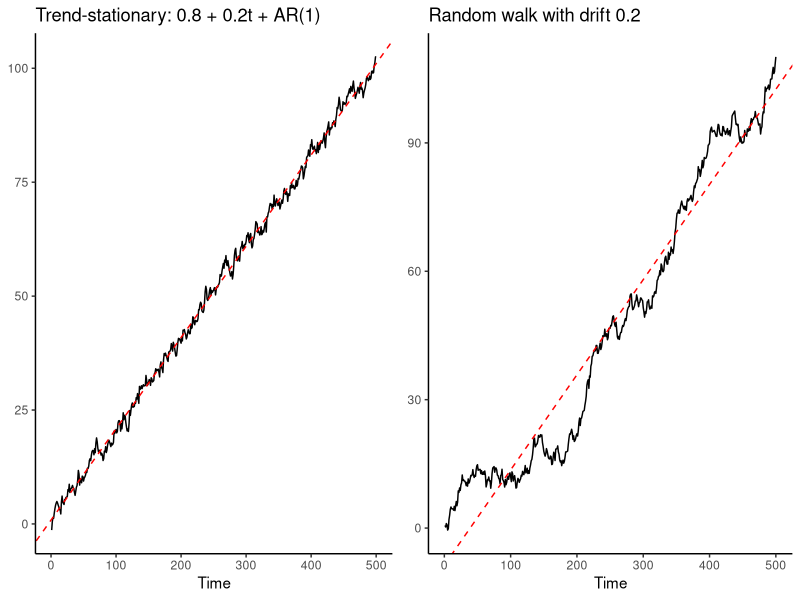
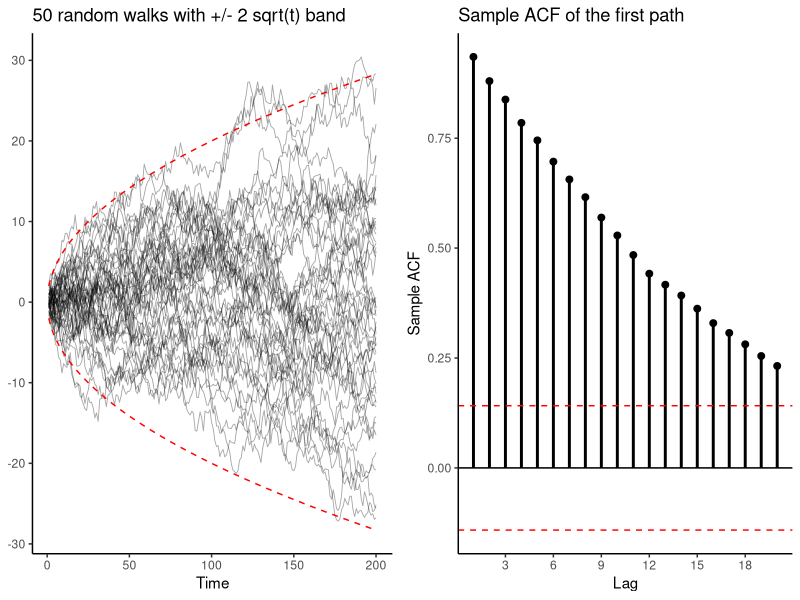
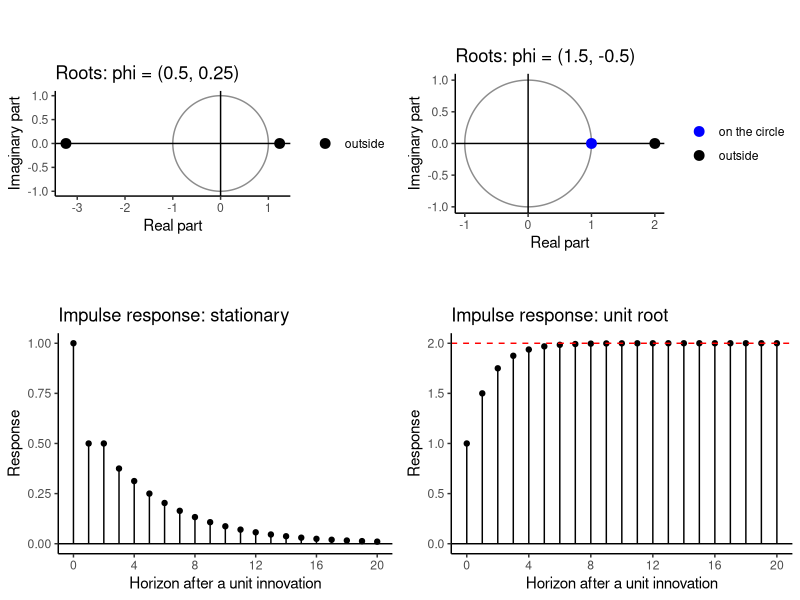
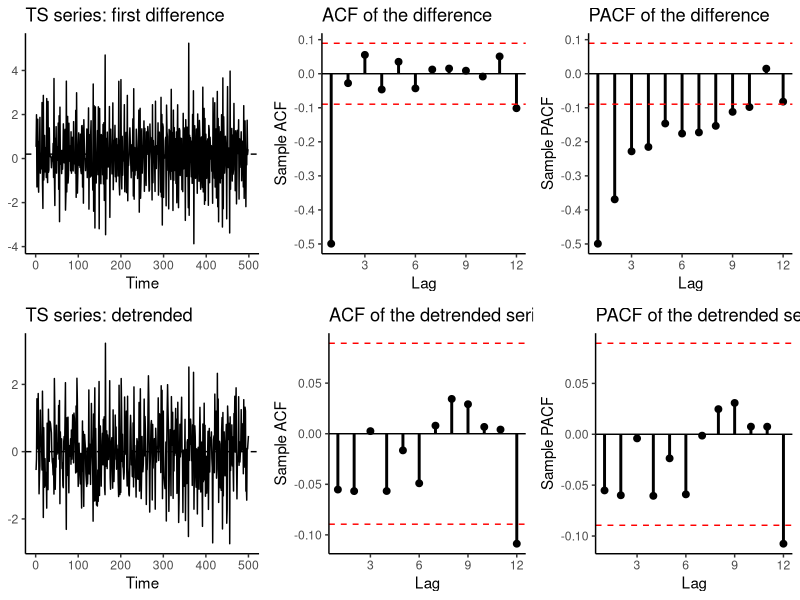
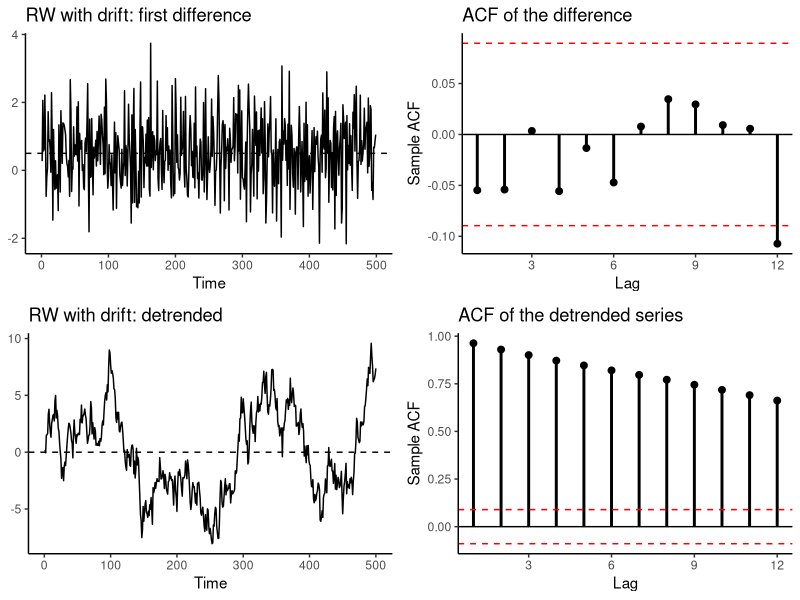
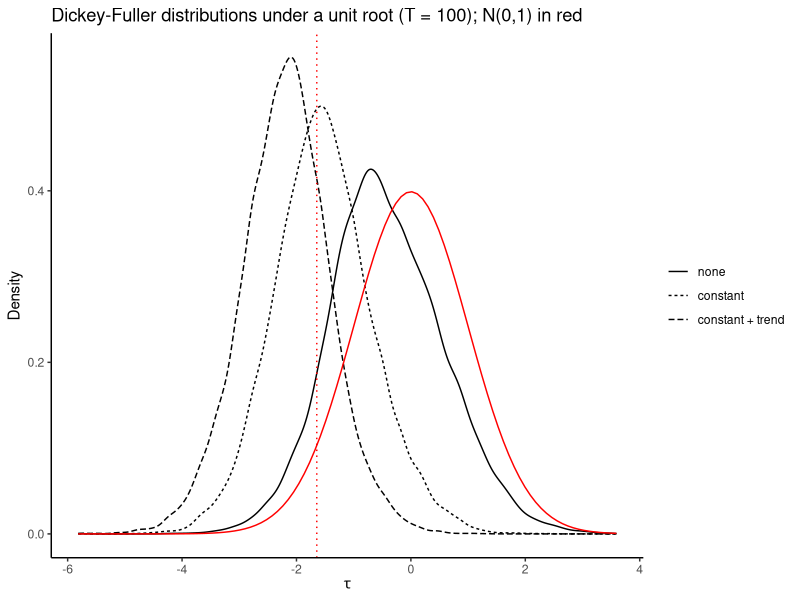
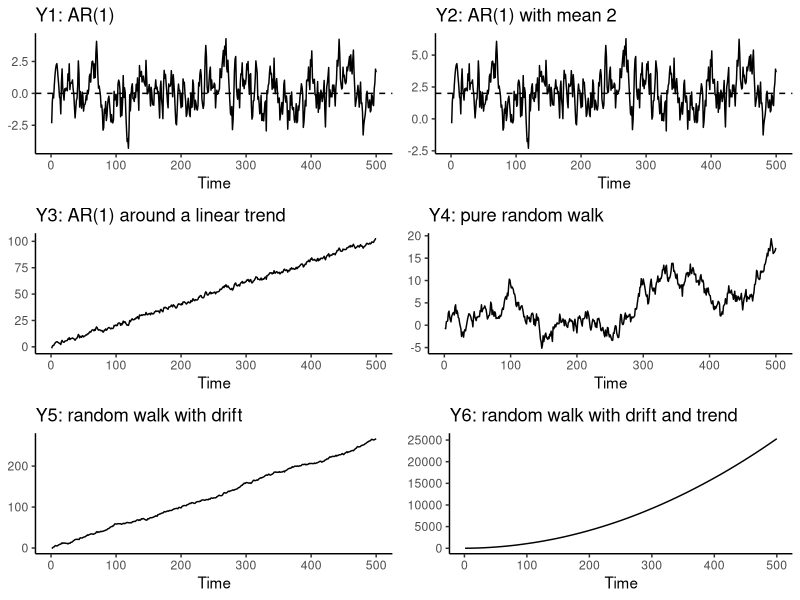
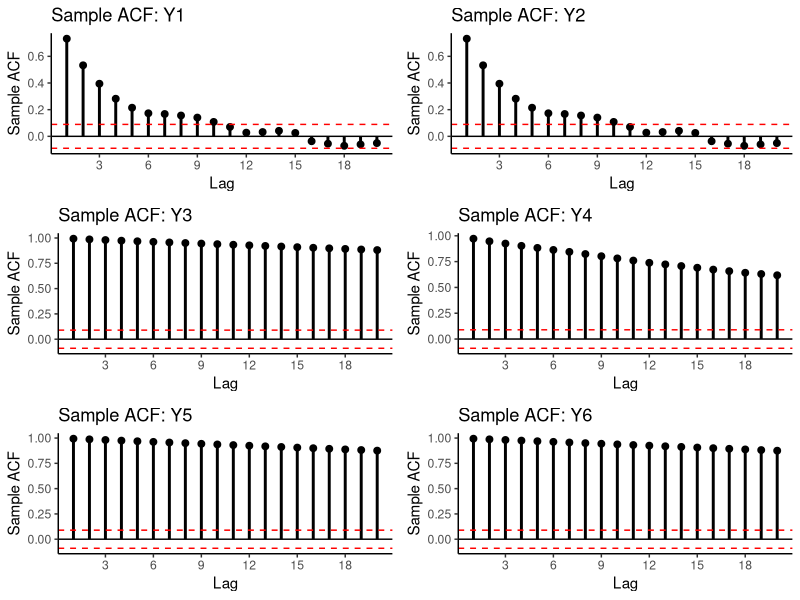

These figures' R source, in order:
## ---- chunk 1
#| echo: false
#| include: false
# ------------------------------------------------------------------
# Setup: libraries and the helpers used throughout the deck.
# (Hidden — the plotting helpers of Lectures 6-9 plus this lecture's
#  unit-root helpers, as in the lecture notebook.)
# ------------------------------------------------------------------
suppressPackageStartupMessages({
  library(ggplot2)
  library(gridExtra)
  library(urca)        # ur.df, ur.pp, ur.kpss, ur.ers, ur.za, punitroot (Pfaff 2008)
})

# Time-series line plot; optional dashed reference line at the mean.
ts_plot <- function(x, mu = NULL, title = NULL) {
  time_idx <- if (is.ts(x)) as.numeric(time(x)) else seq_along(x)
  df <- data.frame(time = time_idx, value = as.numeric(x))
  p <- ggplot(df, aes(time, value)) +
    theme_classic() + geom_line() + labs(x = "Time", y = NULL, title = title)
  if (!is.null(mu)) p <- p + geom_hline(yintercept = mu, linetype = "dashed")
  p
}

# Sample ACF with approximate +/- 2/sqrt(T) bands (lag 0 dropped).
sample_acf_plot <- function(x, L = 20, title = NULL, by = 3) {
  a  <- acf(x, plot = FALSE, lag.max = L)
  df <- data.frame(lag = as.numeric(a$lag)[-1], acf = as.numeric(a$acf)[-1])
  b  <- 2 / sqrt(length(x))
  ggplot(df, aes(lag, acf)) + theme_classic() +
    geom_hline(yintercept = 0) +
    geom_segment(aes(xend = lag, y = 0, yend = acf), linewidth = 1) +
    geom_point(size = 2) +
    geom_hline(yintercept = c(b, -b), linetype = "dashed", colour = "red") +
    scale_x_continuous(breaks = seq(0, L, by = by)) +
    labs(x = "Lag", y = "Sample ACF", title = title)
}

# Sample PACF with the same bands.
sample_pacf_plot <- function(x, L = 20, title = NULL, by = 3) {
  a  <- pacf(x, plot = FALSE, lag.max = L)
  df <- data.frame(lag = as.numeric(a$lag), acf = as.numeric(a$acf))
  b  <- 2 / sqrt(length(x))
  ggplot(df, aes(lag, acf)) + theme_classic() +
    geom_hline(yintercept = 0) +
    geom_segment(aes(xend = lag, y = 0, yend = acf), linewidth = 1) +
    geom_point(size = 2) +
    geom_hline(yintercept = c(b, -b), linetype = "dashed", colour = "red") +
    scale_x_continuous(breaks = seq(0, L, by = by)) +
    labs(x = "Lag", y = "Sample PACF", title = title)
}

# Theoretical impulse response = Wold coefficients psi_0 = 1, psi_1, psi_2, ...
irf_plot <- function(ar = numeric(0), ma = numeric(0), h = 20, title = NULL) {
  psi <- c(1, ARMAtoMA(ar = ar, ma = ma, lag.max = h))
  df  <- data.frame(horizon = 0:h, response = psi)
  ggplot(df, aes(horizon, response)) + theme_classic() +
    geom_hline(yintercept = 0) +
    geom_segment(aes(xend = horizon, y = 0, yend = response)) +
    geom_point() +
    scale_x_continuous(breaks = seq(0, h, by = 4)) +
    labs(x = "Horizon after a unit innovation", y = "Response", title = title)
}

# Roots of a lag polynomial with the unit circle; roots ON the circle are blue.
roots_plot <- function(roots, title = NULL, tol = 1e-6) {
  theta <- seq(0, 2 * pi, length.out = 400)
  circ  <- data.frame(x = cos(theta), y = sin(theta))
  where <- ifelse(abs(Mod(roots) - 1) < tol, "on the circle",
                  ifelse(Mod(roots) > 1, "outside", "inside"))
  df    <- data.frame(Real = Re(roots), Imaginary = Im(roots), where = where)
  ggplot() + theme_classic() +
    geom_path(data = circ, aes(x, y), colour = "grey55") +
    geom_hline(yintercept = 0) + geom_vline(xintercept = 0) +
    geom_point(data = df, aes(Real, Imaginary, colour = where), size = 3) +
    scale_colour_manual(values = c(outside = "black", inside = "red",
                                   `on the circle` = "blue"), name = NULL) +
    coord_equal() +
    labs(x = "Real part", y = "Imaginary part", title = title)
}

# A series and its sample ACF side by side: the first two pictures to look at.
ts_acf_panel <- function(x, title = NULL, L = 20, mu = NULL) {
  grid.arrange(ts_plot(x, mu = mu, title = title),
               sample_acf_plot(x, L = L, title = "Sample ACF"), ncol = 2)
}

# A series with its fitted OLS trend line (red, dashed).
with_trend <- function(y, title) {
  tt  <- seq_along(y)
  fit <- lm(y ~ tt)
  ts_plot(y, title = title) +
    geom_abline(intercept = coef(fit)[1], slope = coef(fit)[2],
                colour = "red", linetype = "dashed")
}

# How often a series crosses its fitted OLS trend line.
crossings <- function(y) {
  tt <- seq_along(y)
  sum(diff(sign(residuals(lm(y ~ tt)))) != 0)
}

# (Augmented) Dickey-Fuller test with urca::ur.df(), reported the way we read it:
# the test regression, each statistic against its 5% critical value, and for tau
# the MacKinnon (1996) p-value for the actual number of observations.
df_report <- function(y, type = c("none", "drift", "trend"), lags = 0,
                      selectlags = c("Fixed", "AIC", "BIC"), label = NULL) {
  type <- match.arg(type); selectlags <- match.arg(selectlags)
  fit  <- ur.df(as.numeric(y), type = type, lags = lags, selectlags = selectlags)
  co   <- summary(fit)@testreg$coefficients[, 1:3, drop = FALSE]
  rn   <- sub("^z.diff.lag$", "z.diff.lag1", rownames(co))
  rn   <- sub("^z.diff.lag(\\d+)$", "alpha\\1", rn)
  rn[rn == "(Intercept)"] <- "c"; rn[rn == "z.lag.1"] <- "gamma"; rn[rn == "tt"] <- "delta (trend)"
  rownames(co) <- rn
  id   <- colnames(fit@teststat); stat <- fit@teststat[1, ]; cv5 <- fit@cval[, "5pct"]
  left <- startsWith(id, "tau"); nobs <- length(fit@res)
  pval <- rep(NA_real_, length(id))
  pval[left] <- punitroot(stat[left], N = nobs,
                          trend = c(none = "nc", drift = "c", trend = "ct")[[type]])
  tests <- data.frame(
    statistic = round(as.numeric(stat), 3), cv_5pct = as.numeric(cv5),
    p_value   = round(pval, 4),
    H0 = c(tau1 = "gamma = 0", tau2 = "gamma = 0", tau3 = "gamma = 0",
           phi1 = "c = gamma = 0", phi2 = "c = delta = gamma = 0",
           phi3 = "delta = gamma = 0")[id],
    decision = ifelse(ifelse(left, stat < cv5, stat > cv5), "reject H0", "do not reject"),
    row.names = c(tau1 = "tau", tau2 = "tau_mu", tau3 = "tau_tau",
                  phi1 = "Phi1", phi2 = "Phi2", phi3 = "Phi3")[id])
  cat(sprintf("%sDF regression: type = \"%s\", %d lagged difference(s), %d observations\n",
              if (is.null(label)) "" else paste0(label, " - "), type,
              sum(startsWith(rn, "alpha")), nobs))
  print(signif(co, 4)); cat("\n"); print(tests)
  invisible(list(fit = fit, coef = co, tests = tests))
}

# Fast DF t-ratio (no lagged differences) for Monte Carlo loops.
df_tau <- function(y, type = c("none", "drift", "trend")) {
  type <- match.arg(type)
  dy <- diff(y); ylag <- head(y, -1); n <- length(dy)
  X  <- switch(type, none  = cbind(ylag),
                     drift = cbind(1, ylag),
                     trend = cbind(1, seq_len(n), ylag))
  XtXi <- solve(crossprod(X)); b <- XtXi %*% crossprod(X, dy)
  k  <- ncol(X); s2 <- sum((dy - X %*% b)^2) / (n - k)
  b[k] / sqrt(s2 * XtXi[k, k])
}

# Fast ADF t-ratio with p chosen by AIC/BIC over 0..pmax on a common sample.
adf_tau <- function(y, type = c("drift", "none", "trend"), pmax = 0,
                    ic = c("BIC", "AIC", "fixed")) {
  type <- match.arg(type); ic <- match.arg(ic)
  dy <- diff(y); n <- length(dy); rows <- (pmax + 1):n; m <- length(rows)
  X0 <- switch(type, none  = cbind(y[rows]),
                     drift = cbind(1, y[rows]),
                     trend = cbind(1, rows, y[rows]))
  L  <- matrix(0, m, pmax); for (j in seq_len(pmax)) L[, j] <- dy[rows - j]
  fit_p <- function(p) {
    X <- cbind(X0, L[, seq_len(p), drop = FALSE])
    XtXi <- solve(crossprod(X)); b <- XtXi %*% crossprod(X, dy[rows])
    rss <- sum((dy[rows] - X %*% b)^2); k <- ncol(X); g <- ncol(X0)
    list(ic  = m * log(rss / m) + k * (if (ic == "AIC") 2 else log(m)),
         tau = b[g] / sqrt(rss / (m - k) * XtXi[g, g]))
  }
  fits <- lapply(0:pmax, fit_p)
  best <- if (ic == "fixed") pmax + 1 else which.min(sapply(fits, `[[`, "ic"))
  c(tau = fits[[best]]$tau, p = best - 1)
}

# Confirmatory analysis: ADF (BIC lags), Phillips-Perron and KPSS with 5% c.v.s.
confirm <- function(y, trend) {
  pmax <- floor(12 * (length(y) / 100)^0.25)
  a <- ur.df(y, type = if (trend) "trend" else "drift", lags = pmax, selectlags = "BIC")
  p <- ur.pp(y, type = "Z-tau", model = if (trend) "trend" else "constant", lags = "short")
  k <- ur.kpss(y, type = if (trend) "tau" else "mu", lags = "short")
  c(ADF = a@teststat[1], `ADF 5%` = a@cval[1, "5pct"],
    PP  = p@teststat[1], `PP 5%`  = p@cval[1, "5pct"],
    KPSS = k@teststat[1], `KPSS 5%` = k@cval[1, "5pct"])
}

# Consecutive integers as "start-end" strings (for date-stamping bubbles).
runs <- function(k) {
  if (!length(k)) return("none")
  s <- split(k, cumsum(c(1, diff(k) != 1)))
  paste(sapply(s, function(r) paste(range(r), collapse = "-")), collapse = ", ")
}

# Confirmatory battery for a real series: PP, KPSS, DF-GLS and Zivot-Andrews.
battery <- function(y, trend, p) {
  pp <- ur.pp(y, type = "Z-tau", model = if (trend) "trend" else "constant", lags = "short")
  kp <- ur.kpss(y, type = if (trend) "tau" else "mu", lags = "short")
  gl <- ur.ers(y, type = "DF-GLS", model = if (trend) "trend" else "constant", lag.max = p)
  za <- ur.za(y, model = if (trend) "both" else "intercept", lag = p)
  stat <- c(pp@teststat, kp@teststat, gl@teststat, za@teststat)
  cv   <- c(pp@cval[1, "5pct"], kp@cval[1, "5pct"], gl@cval[1, "5pct"], za@cval[2])
  rej  <- c(stat[1] < cv[1], stat[2] > cv[2], stat[3:4] < cv[3:4])
  out  <- data.frame(H0 = c("unit root", "stationary", "unit root", "unit root, no break"),
                     statistic = round(as.numeric(stat), 3), cv_5pct = round(as.numeric(cv), 3),
                     decision = ifelse(rej, "reject H0", "do not reject"),
                     row.names = c("Phillips-Perron Z_tau", "KPSS", sprintf("DF-GLS (%d lags)", p),
                                   sprintf("Zivot-Andrews (model %s)", if (trend) "C" else "A")))
  print(out)
  cat("Zivot-Andrews: last year before the break =", time(y)[za@bpoint], "\n")
  invisible(za)
}
## ---- chunk 2
#| output-location: slide
#| results: hold
#| fig-width: 10
#| fig-height: 4.2
set.seed(123)
T  <- 500; tt <- 1:T
y_ts <- 0.8 + 0.2 * tt + as.numeric(arima.sim(model = list(ar = 0.8), n = T))   # TS
y_ds <- cumsum(0.2 + rnorm(T))                                                 # DS

cat("Crossings of the fitted trend line:  TS =", crossings(y_ts),
    "   DS =", crossings(y_ds), "\n")
grid.arrange(with_trend(y_ts, "Trend-stationary: 0.8 + 0.2t + AR(1)"),
             with_trend(y_ds, "Random walk with drift 0.2"), ncol = 2)
## ---- chunk 3
#| echo: false
#| warning: false
#| fig-width: 10
#| fig-height: 4.2
#| out-width: 100%
set.seed(123)
T <- 200
paths <- replicate(2000, cumsum(rnorm(T)))                    # T x 2000 matrix
cat("Cross-sectional variance at t = 50, 100, 200:",
    round(apply(paths[c(50, 100, 200), ], 1, var), 1), "  (theory: 50, 100, 200)\n")
cat("Share of paths outside +/- 2 sqrt(t) at t = 200:",
    round(mean(abs(paths[200, ]) > 2 * sqrt(200)), 3), "\n")

df  <- data.frame(time = rep(1:T, 50), value = as.vector(paths[, 1:50]),
                  path = rep(1:50, each = T))
env <- data.frame(time = 1:T, hi = 2 * sqrt(1:T), lo = -2 * sqrt(1:T))
g_paths <- ggplot(df, aes(time, value, group = path)) + theme_classic() +
  geom_line(alpha = 0.35, linewidth = 0.3) +
  geom_line(data = env, aes(time, hi), inherit.aes = FALSE,
            colour = "red", linetype = "dashed") +
  geom_line(data = env, aes(time, lo), inherit.aes = FALSE,
            colour = "red", linetype = "dashed") +
  labs(x = "Time", y = NULL, title = "50 random walks with +/- 2 sqrt(t) band")

p_acf <- sample_acf_plot(paths[, 1], L = 20, title = "Sample ACF of the first path")

grid.arrange(g_paths, p_acf, ncol = 2)
## ---- chunk 4
#| output-location: slide
#| results: hold
#| fig-width: 10
#| fig-height: 5.6
#| out-width: "80%"
ar_stat <- c(0.5, 0.25)    # Lectures 6-9, model A
ar_unit <- c(1.5, -0.5)    # (1 - L)(1 - 0.5L)
cat("Moduli of the roots, stationary AR(2):", round(Mod(polyroot(c(1, -ar_stat))), 3), "\n")
cat("Moduli of the roots, unit-root  AR(2):", round(Mod(polyroot(c(1, -ar_unit))), 3), "\n")
cat("Response after 40 periods:  stationary =", signif(ARMAtoMA(ar = ar_stat, lag.max = 40)[40], 3),
    "   unit root =", round(ARMAtoMA(ar = ar_unit, lag.max = 40)[40], 4), "\n")
grid.arrange(
  roots_plot(polyroot(c(1, -ar_stat)), title = "Roots: phi = (0.5, 0.25)"),
  roots_plot(polyroot(c(1, -ar_unit)), title = "Roots: phi = (1.5, -0.5)"),
  irf_plot(ar = ar_stat, h = 20, title = "Impulse response: stationary"),
  irf_plot(ar = ar_unit, h = 20, title = "Impulse response: unit root") +
    geom_hline(yintercept = 2, linetype = "dashed", colour = "red"),
  ncol = 2)
## ---- chunk 5
#| output-location: slide
#| results: hold
#| fig-width: 11
#| fig-height: 5.6
#| out-width: "90%"
set.seed(123)
T  <- 500; tt <- 1:T
y7   <- 0.8 + 0.2 * tt + rnorm(T)
dy7  <- diff(y7)                       # over-differenced: MA(1) with coefficient -1
d1y7 <- residuals(lm(y7 ~ tt))         # detrended: white noise
cat("Lag-1 sample autocorrelation:  differenced =", round(acf(dy7, plot = FALSE)$acf[2], 3),
    "   detrended =", round(acf(d1y7, plot = FALSE)$acf[2], 3), "\n")
grid.arrange(ts_plot(dy7, mu = 0.2, title = "TS series: first difference"),
             sample_acf_plot(dy7,  L = 12, title = "ACF of the difference"),
             sample_pacf_plot(dy7, L = 12, title = "PACF of the difference"),
             ts_plot(d1y7, mu = 0, title = "TS series: detrended"),
             sample_acf_plot(d1y7,  L = 12, title = "ACF of the detrended series"),
             sample_pacf_plot(d1y7, L = 12, title = "PACF of the detrended series"),
             ncol = 3)
## ---- chunk 6
#| output-location: slide
#| results: hold
#| fig-width: 10
#| fig-height: 5.6
#| out-width: "80%"
set.seed(123)
y5 <- e <- rnorm(T)
for (t in 2:T) y5[t] <- 0.5 + y5[t - 1] + e[t]
dy5  <- diff(y5)                       # white noise with mean 0.5
d1y5 <- residuals(lm(y5 ~ tt))         # still I(1)
cat("Lag-1 sample autocorrelation:  differenced =", round(acf(dy5, plot = FALSE)$acf[2], 3),
    "   detrended =", round(acf(d1y5, plot = FALSE)$acf[2], 3), "\n")
cat("Crossings of zero by the detrended series:", sum(diff(sign(d1y5)) != 0), "in", T, "periods\n")
grid.arrange(ts_plot(dy5, mu = 0.5, title = "RW with drift: first difference"),
             sample_acf_plot(dy5, L = 12, title = "ACF of the difference"),
             ts_plot(d1y5, mu = 0, title = "RW with drift: detrended"),
             sample_acf_plot(d1y5, L = 12, title = "ACF of the detrended series"),
             ncol = 2)
## ---- chunk 7
set.seed(123)
R <- 20000; T <- 100
sims <- t(replicate(R, {
  y  <- cumsum(rnorm(T))
  yl <- head(y, -1)
  c(none = df_tau(y, "none"), constant = df_tau(y, "drift"), trend = df_tau(y, "trend"),
    phi_hat = sum(yl * y[-1]) / sum(yl^2))
}))
cat("Quantiles of tau under H0   (N(0,1): 1% -2.33, 5% -1.645, 10% -1.28)\n")
print(round(apply(sims[, 1:3], 2, quantile, c(0.01, 0.05, 0.10, 0.50)), 2))
cat(sprintf("\nShare of phi_hat below 1: %.3f      Mean of phi_hat: %.4f\n",
            mean(sims[, "phi_hat"] < 1), mean(sims[, "phi_hat"])))
cat(sprintf("Rejection rate of a TRUE unit root using -1.645 with the trend regression: %.3f\n",
            mean(sims[, "trend"] < -1.645)))
## ---- chunk 8
#| output-location: slide
#| results: hold
#| fig-width: 9
#| fig-height: 4.6
#| out-width: "90%"
dens <- data.frame(tau = as.vector(sims[, 1:3]),
                   regression = factor(rep(c("none", "constant", "constant + trend"), each = R),
                                       levels = c("none", "constant", "constant + trend")))
ggplot(dens, aes(tau, linetype = regression)) + theme_classic() +
  geom_density(key_glyph = "path") +
  stat_function(fun = dnorm, colour = "red", inherit.aes = FALSE) +
  geom_vline(xintercept = -1.645, colour = "red", linetype = "dotted") +
  labs(x = expression(tau), y = "Density", linetype = NULL,
       title = "Dickey-Fuller distributions under a unit root (T = 100); N(0,1) in red")
## ---- chunk 9
#| output-location: slide
#| results: hold
#| fig-width: 10
#| fig-height: 5.6
#| out-width: "80%"
T  <- 500; tt <- 1:T
set.seed(123); y1 <- as.numeric(arima.sim(model = list(ar = 0.8), n = T))
set.seed(123); y2 <- 2 + as.numeric(arima.sim(model = list(ar = 0.8), n = T))
set.seed(123); y3 <- 0.8 + 0.2 * tt + as.numeric(arima.sim(model = list(ar = 0.8), n = T))
set.seed(123); e  <- rnorm(T)
y4 <- y5 <- y6 <- e
for (t in 2:T) {
  y4[t] <- y4[t - 1] + e[t]                        # pure random walk
  y5[t] <- 0.5 + y5[t - 1] + e[t]                  # random walk with drift
  y6[t] <- 0.5 + 0.2 * t + y6[t - 1] + e[t]        # random walk, drift and trend
}
grid.arrange(ts_plot(y1, mu = 0, title = "Y1: AR(1)"),
             ts_plot(y2, mu = 2, title = "Y2: AR(1) with mean 2"),
             ts_plot(y3, title = "Y3: AR(1) around a linear trend"),
             ts_plot(y4, title = "Y4: pure random walk"),
             ts_plot(y5, title = "Y5: random walk with drift"),
             ts_plot(y6, title = "Y6: random walk with drift and trend"), ncol = 2)
## ---- chunk 10
#| output-location: slide
#| results: hold
#| fig-width: 10
#| fig-height: 5.6
#| out-width: "80%"
grid.arrange(sample_acf_plot(y1, title = "Sample ACF: Y1"), sample_acf_plot(y2, title = "Sample ACF: Y2"),
             sample_acf_plot(y3, title = "Sample ACF: Y3"), sample_acf_plot(y4, title = "Sample ACF: Y4"),
             sample_acf_plot(y5, title = "Sample ACF: Y5"), sample_acf_plot(y6, title = "Sample ACF: Y6"),
             ncol = 2)
## ---- chunk 11
#| output-location: slide
#| results: hold
r1 <- df_report(y1, type = "none",  label = "Y1"); cat("\n")
r2 <- df_report(y2, type = "drift", label = "Y2"); cat("\n")
r3 <- df_report(y3, type = "trend", label = "Y3")
cat(sprintf("\nImplied mean of Y2,  -c/gamma          = %.2f   (true 2)\n",
            -r2$coef["c", 1] / r2$coef["gamma", 1]))
cat(sprintf("Implied slope of Y3, -delta/gamma      = %.3f  (true 0.2)\n",
            -r3$coef["delta (trend)", 1] / r3$coef["gamma", 1]))
## ---- chunk 12
#| output-location: slide
#| results: hold
r4  <- df_report(y4, type = "drift", label = "Y4"); cat("\n")
r4a <- df_report(y4, type = "none",  label = "Y4"); cat("\n")
r4b <- df_report(diff(y4), type = "none", label = "diff(Y4)")
## ---- chunk 13
#| output-location: slide
#| results: hold
r5  <- df_report(y5, type = "trend", label = "Y5"); cat("\n")
r5a <- df_report(y5, type = "drift", label = "Y5"); cat("\n")
cat("Regression of diff(Y5) on a constant (valid: diff(Y5) is stationary):\n")
print(round(summary(lm(diff(y5) ~ 1))$coefficients, 4))
## ---- chunk 14
#| output-location: slide
#| results: hold
r6  <- df_report(y6, type = "trend", label = "Y6"); cat("\n")
dy6 <- diff(y6)
cat("Regression of diff(Y6) on a constant and trend (index 1 = period 2):\n")
print(round(summary(lm(dy6 ~ seq_along(dy6)))$coefficients, 4)); cat("\n")
r6b <- df_report(dy6, type = "trend", label = "diff(Y6)")
## ---- chunk 15
#| fig-width: 10
#| fig-height: 4.2
ts_acf_panel(dy6, title = "First difference of Y6")
## ---- chunk 16
tab <- rbind(`Y2 (level)` = confirm(y2, trend = FALSE),
             `Y3 (trend)` = confirm(y3, trend = TRUE),
             `Y4 (level)` = confirm(y4, trend = FALSE),
             `Y5 (trend)` = confirm(y5, trend = TRUE))
print(round(tab, 3))
verdict <- data.frame(`ADF rejects unit root`     = tab[, "ADF"]  < tab[, "ADF 5%"],
                      `PP rejects unit root`      = tab[, "PP"]   < tab[, "PP 5%"],
                      `KPSS rejects stationarity` = tab[, "KPSS"] > tab[, "KPSS 5%"],
                      check.names = FALSE)
cat("\n"); print(verdict)
## ---- chunk 17
set.seed(123)
R <- 1000; T <- 100; betas <- c(0, -0.5, -0.8)
size <- sapply(betas, function(b) rowMeans(replicate(R, {
  y <- cumsum(as.numeric(arima.sim(model = list(ma = b), n = T)))
  c(`DF, no lags`     = df_tau(y, "drift") < -2.89,
    `ADF, BIC lags`   = adf_tau(y, "drift", pmax = 12, ic = "BIC")[["tau"]] < -2.89,
    `ADF, AIC lags`   = adf_tau(y, "drift", pmax = 12, ic = "AIC")[["tau"]] < -2.89,
    `Phillips-Perron` = { pp <- ur.pp(y, type = "Z-tau", model = "constant", lags = "short")
                          pp@teststat < pp@cval[1, "5pct"] })
})))
colnames(size) <- paste("beta =", betas)
cat("Rejection rates of a TRUE unit root, nominal size 5%:\n"); print(round(size, 3))
